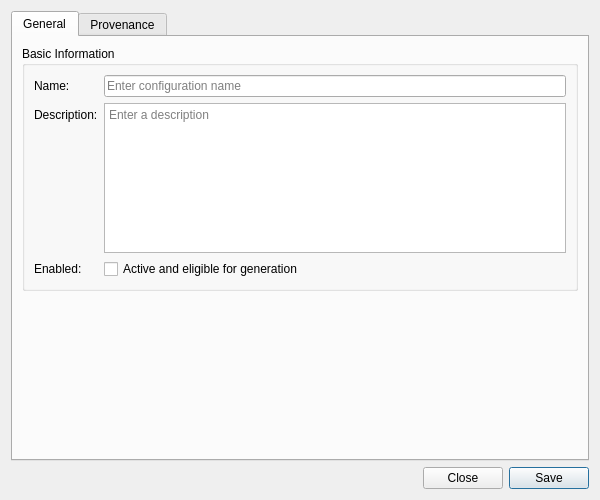
<?xml version="1.0" encoding="UTF-8"?>
<ui version="4.0">
 <class>MarketDataGenerationConfigDetailDialog</class>
 <widget class="QWidget" name="MarketDataGenerationConfigDetailDialog">
  <property name="geometry">
   <rect>
    <x>0</x>
    <y>0</y>
    <width>600</width>
    <height>500</height>
   </rect>
  </property>
  <property name="sizePolicy">
   <sizepolicy hsizetype="Preferred" vsizetype="Preferred">
    <horstretch>0</horstretch>
    <verstretch>0</verstretch>
   </sizepolicy>
  </property>
  <property name="minimumSize">
   <size>
    <width>600</width>
    <height>500</height>
   </size>
  </property>
  <property name="windowTitle">
   <string>Market Data Generation Config Details</string>
  </property>
  <layout class="QVBoxLayout" name="verticalLayout">
   <item>
    <widget class="QTabWidget" name="tabWidget">
     <property name="currentIndex"><number>0</number></property>
     <widget class="QWidget" name="generalTab">
      <attribute name="title"><string>General</string></attribute>
      <layout class="QVBoxLayout" name="generalLayout">
       <item>
        <widget class="QGroupBox" name="basicInfoGroup">
         <property name="title">
          <string>Basic Information</string>
         </property>
         <layout class="QFormLayout" name="formLayout">
          <item row="0" column="0">
           <widget class="QLabel" name="labelName">
            <property name="text">
             <string>Name:</string>
            </property>
           </widget>
          </item>
          <item row="0" column="1">
           <widget class="QLineEdit" name="nameEdit">
            <property name="placeholderText">
             <string>Enter configuration name</string>
            </property>
           </widget>
          </item>
          <item row="1" column="0">
           <widget class="QLabel" name="labelDescription">
            <property name="text">
             <string>Description:</string>
            </property>
           </widget>
          </item>
          <item row="1" column="1">
           <widget class="QPlainTextEdit" name="descriptionEdit">
            <property name="minimumSize">
             <size>
              <width>0</width>
              <height>80</height>
             </size>
            </property>
            <property name="maximumSize">
             <size>
              <width>16777215</width>
              <height>150</height>
             </size>
            </property>
            <property name="placeholderText">
             <string>Enter a description</string>
            </property>
           </widget>
          </item>
          <item row="2" column="0">
           <widget class="QLabel" name="labelEnabled">
            <property name="text">
             <string>Enabled:</string>
            </property>
           </widget>
          </item>
          <item row="2" column="1">
           <widget class="QCheckBox" name="enabledCheck">
            <property name="text">
             <string>Active and eligible for generation</string>
            </property>
           </widget>
          </item>
         </layout>
        </widget>
       </item>
       <item>
        <spacer name="verticalSpacer">
         <property name="orientation">
          <enum>Qt::Vertical</enum>
         </property>
         <property name="sizeHint" stdset="0">
          <size>
           <width>20</width>
           <height>40</height>
          </size>
         </property>
        </spacer>
       </item>
      </layout>
     </widget>
     <widget class="QWidget" name="provenanceTab">
      <attribute name="title"><string>Provenance</string></attribute>
      <layout class="QVBoxLayout" name="provenanceTabLayout">
       <item>
        <widget class="ores::qt::ProvenanceWidget" name="provenanceWidget" native="true"/>
       </item>
      </layout>
     </widget>
    </widget>
   </item>
   <item>
    <layout class="QHBoxLayout" name="buttonLayout">
     <item>
      <spacer name="horizontalSpacer">
       <property name="orientation">
        <enum>Qt::Horizontal</enum>
       </property>
       <property name="sizeHint" stdset="0">
        <size>
         <width>40</width>
         <height>20</height>
        </size>
       </property>
      </spacer>
     </item>
     <item>
      <widget class="QPushButton" name="closeButton">
       <property name="text">
        <string>Close</string>
       </property>
      </widget>
     </item>
     <item>
      <widget class="QPushButton" name="saveButton">
       <property name="text">
        <string>Save</string>
       </property>
       <property name="default">
        <bool>true</bool>
       </property>
      </widget>
     </item>
    </layout>
   </item>
  </layout>
 </widget>
 <customwidgets>
  <customwidget>
   <class>ores::qt::ProvenanceWidget</class>
   <extends>QWidget</extends>
   <header>ores.qt/ProvenanceWidget.hpp</header>
  </customwidget>
 </customwidgets>
 <resources/>
 <connections/>
</ui>
